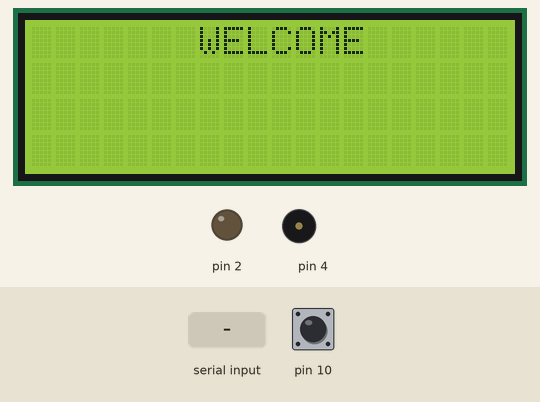
Simulated run of this sketch. Board: Arduino Uno, built with avr-gcc and run on an emulated ATmega328P. On the bench: 20×4 character LCD, output pins drawn as LEDs (lit = HIGH), buzzer (waves = sounding). The inputs (shaded band) are chosen by the test bench; at power-on: pin 10 HIGH.

Above: at 3.4 s.
At 5.9 s:
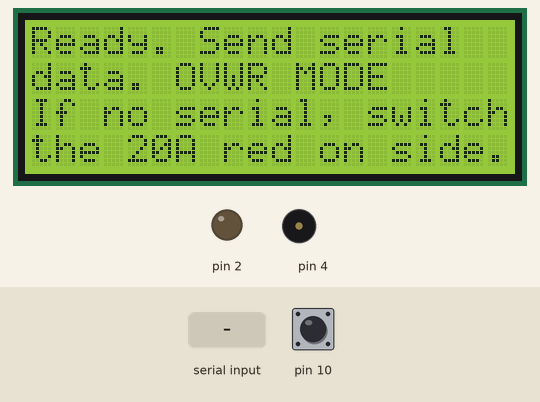
6.0 s: "1" received over Serial
At 7.4 s:
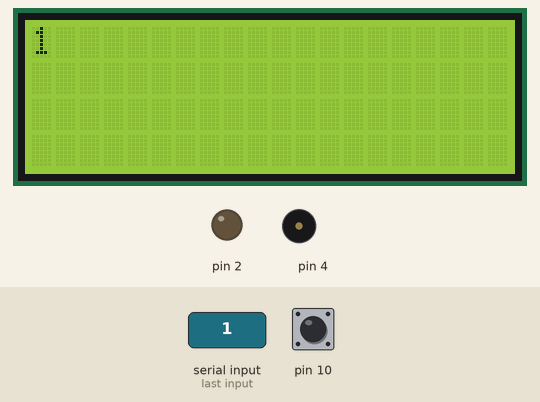
7.9 s: "0" received over Serial
At 8.11 s:
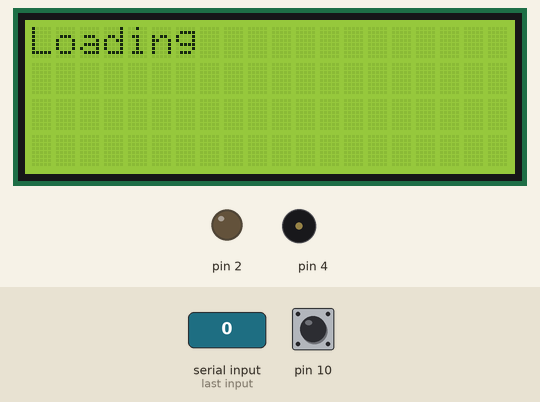
Timing chart, 0 to 10.9 s (numbered marks = the images above; inputs shaded):
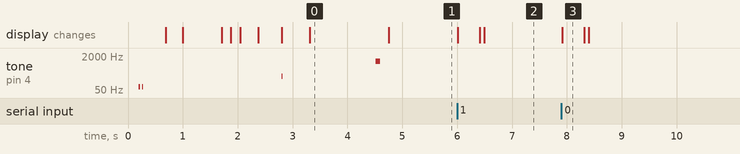

The sketch:

Burger.ino
```cpp
/**
 * Displays text sent over the serial port (e.g. from the Serial Monitor) on
 * an attached LCD.
 */
#include <Wire.h>
#include <LiquidCrystal_I2C.h>
int bagel = 0;
// Set the LCD address to 0x27 for a 16 chars and 2 line display
LiquidCrystal_I2C lcd(0x3f, 20, 4);
int Q = 0;
int digitalreadten = 0;
int Detonate;
int Ready = 0;
int anal4 = 0;
void setup() {
  delay(200);
  pinMode(10, INPUT_PULLUP);
  tone(4, 70, 10);
  delay(15);
  tone(4, 350, 5);
  delay(15);
  tone(4, 800, 5);
  delay(15);
  tone(4, 1600, 5);
  delay(15);
  tone(4, 3200, 5);
    tone(4, 70, 10);
  delay(15);
  tone(4, 350, 5);
  delay(15);
  tone(4, 800, 5);
  delay(15);
  tone(4, 1600, 5);
  delay(15);
  tone(4, 3200, 5);
  delay(300);
  lcd.begin();
  lcd.noBacklight();
  delay(300);
  lcd.backlight();


  lcd.print("Connecting...");
  delay(700);
  lcd.clear();
  lcd.print("DATAEST");
  delay(160);
   lcd.clear();
  lcd.print("LOAD");
  delay(160);
  lcd.clear();
  lcd.print("SERIAL INT");
  delay(320);
  lcd.clear();
  lcd.print("COMPLETE");
  delay(420);
  lcd.clear();
  tone(4, 220, 20);
  delay(500);

   lcd.print("       WELCOME      ");
  delay(700);


  delay(500);
  tone(4, 1111, 15);
  delay(20);
  tone(4, 1111, 15);
  delay(20);
  tone(4, 1111, 15);
  delay(20);
  tone(4, 1111, 15);
  delay(20);
  // beginialize the serial port at a speed of 9600 baud
  Serial.begin(9600);
lcd.clear();
  lcd.print("Ready. Send serial  If no serial, switchdata.               the 20A red on side.");
  if (digitalreadten < 1) {lcd.clear(); lcd.print("Ready. Send serial  If no serial, switchdata. OVWR MODE     the 20A red on side.");}
}

void loop() {
  analogWrite(2, 1);
  analogWrite(4, 0);
  digitalreadten = digitalRead(10);
  if (Serial.available()) {lcd.clear();
    }
  while (digitalreadten < 1) {

    if (Serial.available()) {tone(4, 200, 7); delay(400);
    }
    // Write all characters received with the serial port to the LCD.
    while (Serial.available() > 0) {
      lcd.write(Serial.read());
     }

  }

  // If characters arrived over the serial port...
  if (Serial.available()) {
    // Wait a bit for the entire message to arrive;
    lcd.clear();
    lcd.print("Loading");
    delay(400);

    // Clear the screen
    lcd.clear();
    lcd.noBacklight();
    delay(50);
    lcd.backlight();
    Ready = 186;
    // Write all characters received with the serial port to the LCD.
    while (Serial.available() > 0) {
      lcd.write(Serial.read());
      Ready = 232;
    }
    tone(4, 300, 5);
    delay(25);
    tone(4, 100, 5);
    delay(50);
  }
}
```

Measured:
- after the input at 6.0 s, the display: first changes at once (image 2 shows a later state)
- after the input at 7.9 s, the display: changes at once (image 3)
- what the display in image 0 shows lasts 1.4 s, from 3.3 s to 4.7 s
- what the display in image 3 shows lasts 0.4 s, from 7.9 s to 8.3 s
